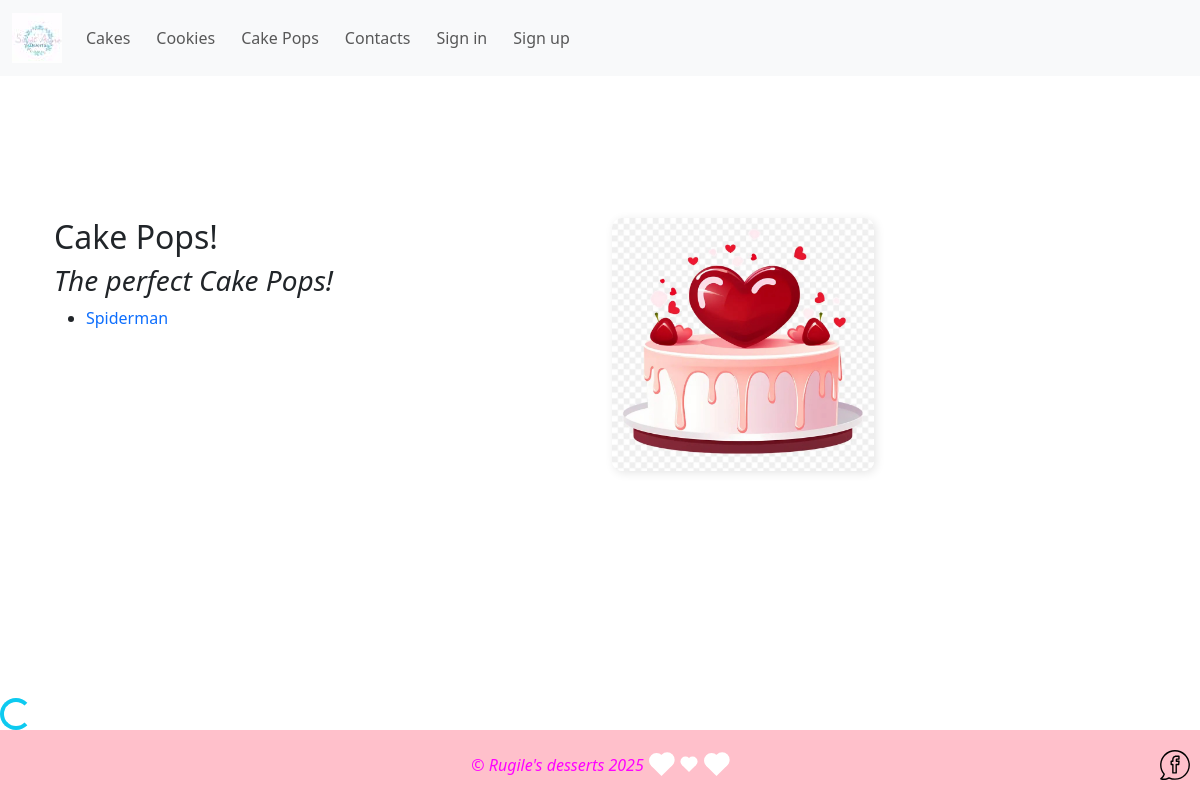
Page /cake_pops/ on the earlier database version.
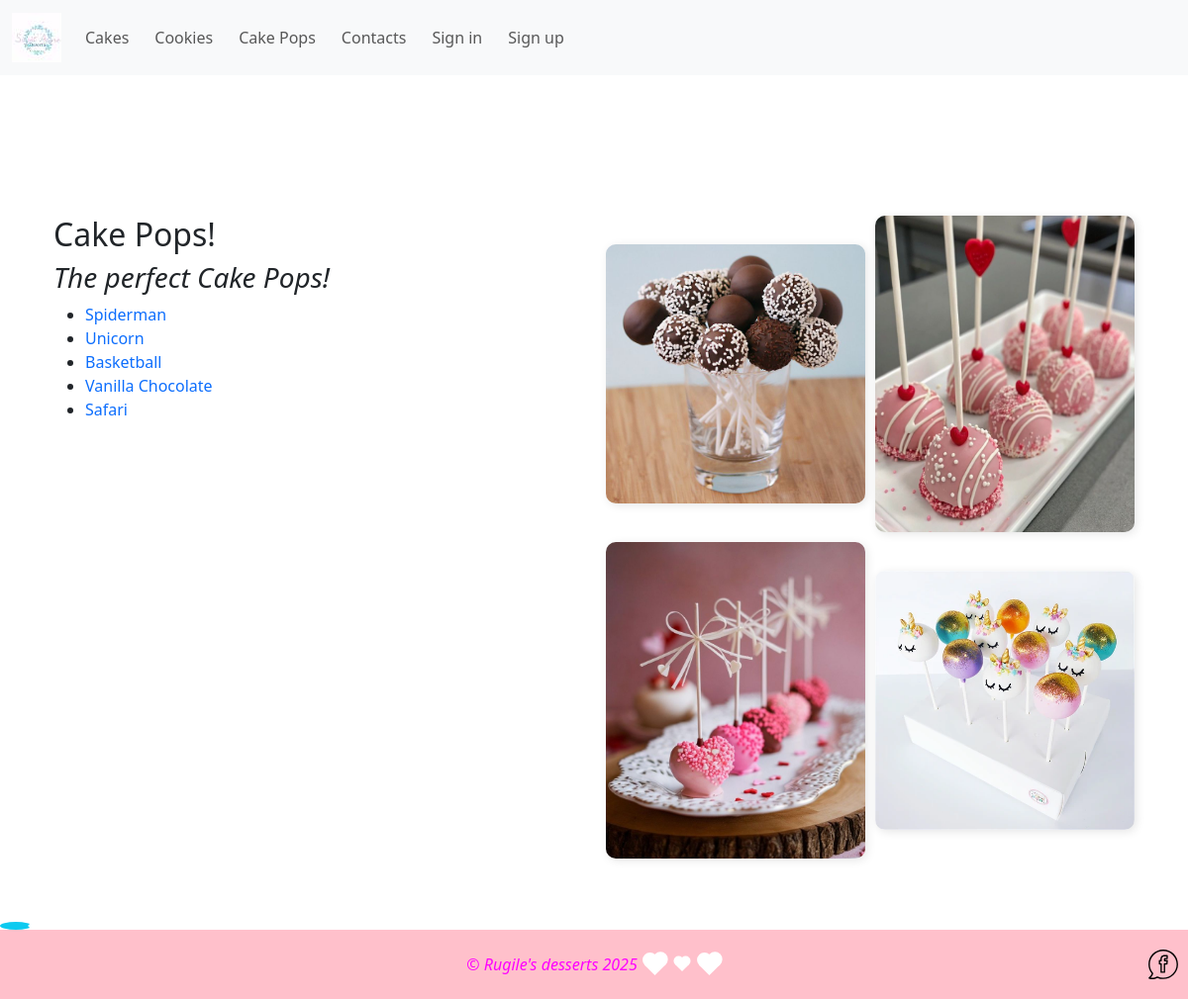
Same page on the later database version.
### desserts/models.py (models this page shows, shortened)
class Product(models.Model):
    category = models.ForeignKey(
        Category, on_delete=models.CASCADE, blank=True, null=True
    )
    options = models.ManyToManyField(Option, blank=True)
    name = models.CharField(max_length=200, blank=True, null=True)
    description = HTMLField("Description", max_length=4096, default="")
    price = models.FloatField(blank=False, null=False)
    image = models.ImageField(upload_to="products", blank=True, null=True)
    class Meta:
        verbose_name = "Product"
        verbose_name_plural = "Products"

class GalleryImage(models.Model):
    image = models.ImageField(upload_to="gallery")
    image_category = models.ForeignKey(
        GalleryCategory, on_delete=models.CASCADE, related_name="images"
    )
    name = models.CharField(max_length=200, blank=True, null=True)
    def __str__(self):
        return f"({self.image_category})"

### desserts/views.py (the view)
# urls.py: path("cake_pops/", views.CakePopsListView.as_view(), name="cake_pops"),
class CakePopsListView(generic.ListView):
    template_name = "desserts/cake_pops.html"
    model = Product
    context_object_name = "cake_pops"
    def get_queryset(self):
        return Product.objects.filter(category__name="Cake Pops")
    def get_context_data(self, **kwargs):
        context = super().get_context_data(**kwargs)
        cake_pops_category = GalleryCategory.objects.filter(name="Cake Pops").first()
        if cake_pops_category:
            context["gallery_images"] = GalleryImage.objects.filter(image_category=cake_pops_category)
        else:
            context["gallery_images"] = []
        print("Gallery Images:", context["gallery_images"])  # Check if there is data in the terminal
        return context

### desserts/models.py (called while the page is built)
    def __str__(self):
        return self.name

### desserts/templates/desserts/cake_pops.html (shortened to what this page needs)
{% extends "desserts/base.html" %}
{% load static %}
{% block content %}
{% if cake_pops %}
    <div class="container mt-5">
        <div class="row">
            <div class="col-md-6">
                <h2>Cake Pops!</h2>
                <h3><i>The perfect Cake Pops!</i></h3>
                <ul>
                    {% for cake_pop in cake_pops %}
                        <li><a href="{% url 'cake_pops_details' cake_pop.pk %}">{{ cake_pop.name }}</a></li>
                    {% endfor %}
                </ul>
            </div>
            <div class="col-md-6 d-flex justify-content-end">
                <div class="gallery">
                    {% for image in gallery_images %}
                        <img src="{{ image.image.url }}">
                    {% empty %}
                        <img src="{% static 'desserts/img/default1.jpg' %}" alt="No Image Available">
                    {% endfor %}
                </div>
            </div>
        </div>
    </div>
{% else %}
    <h2>There are no Cake Pops at the moment.</h2>
{% endif %}
{% endblock content %}

Differences in the rows shown:
added Product: name "Unicorn"
added Product: name "Basketball"
added Product: name "Vanilla Chocolate"
added Product: name "Safari"
added GalleryImage: image (picture)
added GalleryImage: image (picture)
added GalleryImage: image (picture)
added GalleryImage: image (picture)
